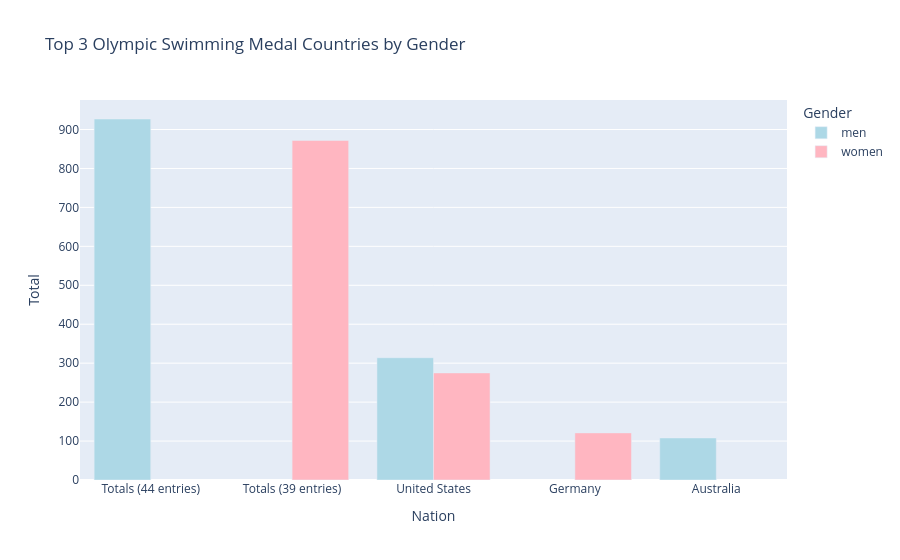

The notebook cell this image was saved under:
### Code cell
# Combine top 3 Men and Women datasets for plotting
top3_combined = pd.concat([top3_men, top3_women])

# Define order of countries by total medals (Men + Women)
total_by_country = top3_combined.groupby('Nation')['Total'].sum().sort_values(ascending=False)
ordered_countries = total_by_country.index.tolist()

# Plot a grouped bar chart with countries in descending order by total medals
fig = px.bar(
    top3_combined,
    x='Nation',
    y='Total',
    color='Gender',
    barmode='group',  # side-by-side bars for Men and Women
    color_discrete_map={'men':'lightblue', 'women':'lightpink'},
    category_orders={'Nation': ordered_countries},  # enforce descending order
    title='Top 3 Olympic Swimming Medal Countries by Gender'
)

# Display the interactive plot
fig.show()

### Figure 1 — Plotly figure (JSON) as saved in the notebook; plotly's stock layout.template omitted (floating-point values rounded to 4 significant figures)
{"data": [{"alignmentgroup": "True", "hovertemplate": "Gender=men<br>Nation=%{x}<br>Total=%{y}<extra></extra>", "legendgroup": "men", "marker": {"color": "lightblue", "pattern": {"shape": ""}}, "name": "men", "offsetgroup": "men", "orientation": "v", "showlegend": true, "textposition": "auto", "type": "bar", "x": ["Totals (44 entries)", "United States", "Australia"], "xaxis": "x", "y": [927, 314, 108], "yaxis": "y"}, {"alignmentgroup": "True", "hovertemplate": "Gender=women<br>Nation=%{x}<br>Total=%{y}<extra></extra>", "legendgroup": "women", "marker": {"color": "lightpink", "pattern": {"shape": ""}}, "name": "women", "offsetgroup": "women", "orientation": "v", "showlegend": true, "textposition": "auto", "type": "bar", "x": ["Totals (39 entries)", "United States", "Germany"], "xaxis": "x", "y": [872, 275, 121], "yaxis": "y"}], "layout": {"barmode": "group", "legend": {"title": {"text": "Gender"}, "tracegroupgap": 0}, "title": {"text": "Top 3 Olympic Swimming Medal Countries by Gender"}, "xaxis": {"anchor": "y", "categoryarray": ["Totals (44 entries)", "Totals (39 entries)", "United States", "Germany", "Australia"], "categoryorder": "array", "domain": [0, 1], "title": {"text": "Nation"}}, "yaxis": {"anchor": "x", "domain": [0, 1], "title": {"text": "Total"}}}}
